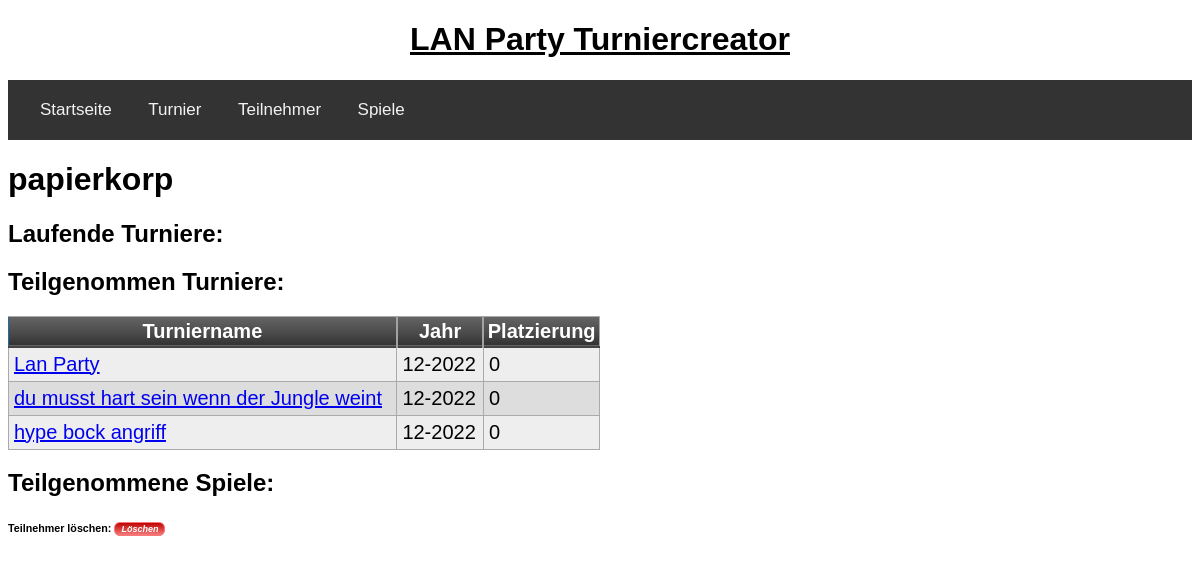
Page /profil/papierkorp on the earlier database version.
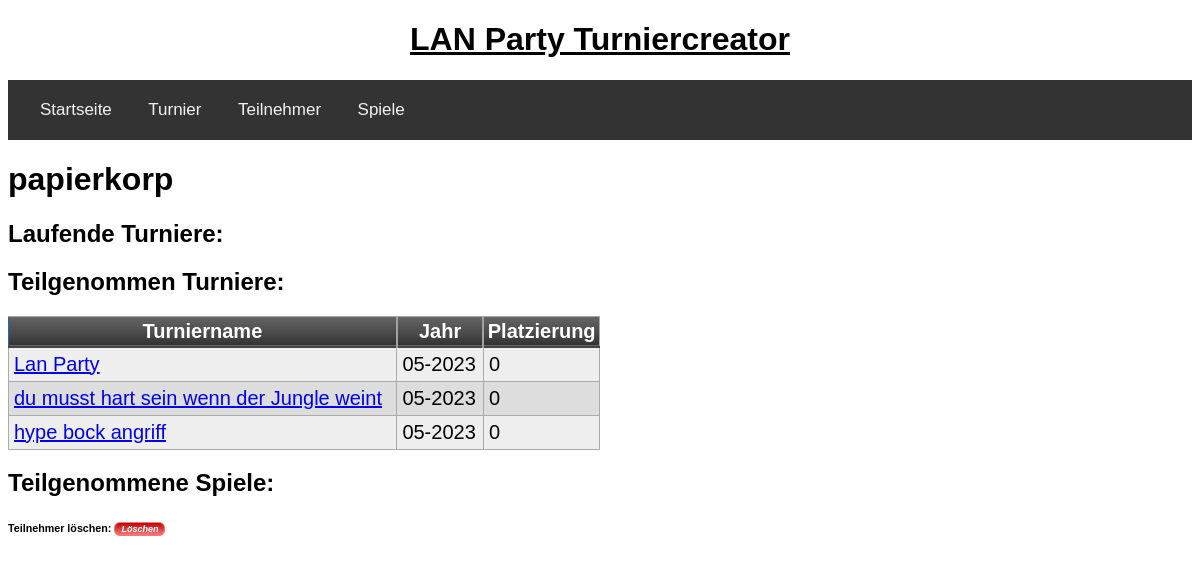
Same page on the later database version.
### tables this page shows
CREATE TABLE turnier(turnierid integer primary key autoincrement, name text, jahr date default (strftime('%m-%Y')), teilnehmer text, sieger integer);

### app/routes.py (the view)
@app.route('/profil/<nickname>', methods=["POST", "GET"])
def profil(nickname):
	teilnehmerid = get_teilnehmerid(nickname)
	teilgenommene_turniere = get_teilgenommene_turniere_pro_teilnehmer(teilnehmerid[0][0])
	form = DeleteForm()
	if form.validate_on_submit():
		flash(delete_teilnehmer(nickname))
		return redirect(url_for('teilnehmer'))
	return render_template('profil.html', nickname=nickname, form=form, teilgenommene_turniere = teilgenommene_turniere)

### app/forms.py
class DeleteForm(FlaskForm):
    submit = SubmitField('Löschen')

### app/db/db.py (called while the page is built)
def get_teilgenommene_turniere_pro_teilnehmer(teilnehmerid):
	query= 'select turnier.turnierid, turnier.name, turnier.jahr from turnierdetails as t inner join turnier on t.turnierid = turnier.turnierid where t.teilnehmerid = {teilnehmerid} group by t.turnierid;'.format(teilnehmerid=teilnehmerid)
	return execute_select_query(query)

def get_teilnehmerid(nickname):
	query = 'select teilnehmerid from teilnehmer where nickname = "{nickname}";'.format(nickname=nickname)
	return execute_select_query(query)

def execute_select_query(query):
	try:
		cursor.execute(query)
		return cursor.fetchall()
	except sqlite3.IntegrityError as e:
		return "Integrity Error: " + str(e)
	connection.close()

### app/templates/profil.html (shortened to what this page needs)
{% extends "base.html" %}
{% block app_content %}
    <h1>{{nickname}}</h1>
    <h2>Laufende Turniere:</h2>
    <h2>Teilgenommen Turniere:</h2>
    <table class="myTable">
        <thead>
            <tr>
                <th>Turniername</th>
                <th>Jahr</th>
                <th>Platzierung</th>
            </tr>
        </thead>
    {% for turnier in teilgenommene_turniere %}
        <tr>
            <td><a href="{{ url_for("turniere", turnierid=turnier[0]) }}">{{ turnier[1] }}</a></td>
            <td>{{ turnier[2] }}</td>
            <td>0</td>
        </tr>
    {% endfor %}
    </table>
    <h2>Teilgenommene Spiele:</h2>
 <form action="" method="post" novalidate class="loeschen_button">{{ form.hidden_tag()}}<h6>Teilnehmer löschen: {{ form.submit }} </h6></form>
{% endblock %}

Differences in the rows shown:
changed turnier "Lan Party": jahr "12-2022" → "05-2023"
changed turnier "du musst hart sein wenn der Jungle weint": jahr "12-2022" → "05-2023"
changed turnier "hype bock angriff": jahr "12-2022" → "05-2023"
